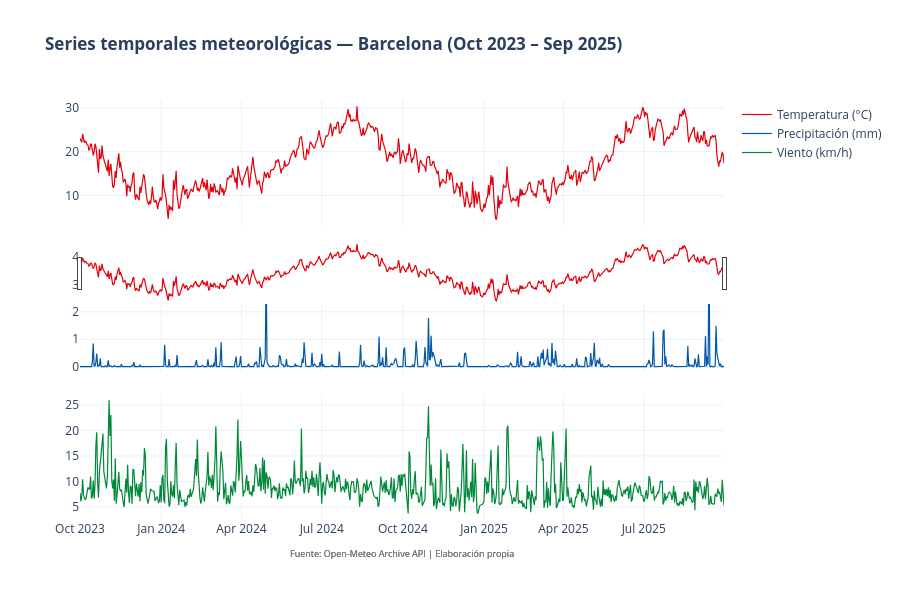

Source (notebook cell):
### Markdown cell above
---
## Sección 5 — EDA meteorología

La meteorología es uno de los predictores más robustos del uso del Bicing. Cortez-Ordoñez et al. (2024, *Heliyon*, 10, e37608) identifican la **temperatura** y la **presión atmosférica** entre las variables más influyentes para predecir la disponibilidad de bicicletas en Barcelona, con mayor importancia que la humedad relativa o el viento. Peláez-Rodríguez et al. (2024, *Expert Systems with Applications*, 238, 122264) usan precisamente la temperatura (en bins de 5°C) y la precipitación como criterios de similitud en la variable de instancias analógicas, lo que confirma la relevancia predictiva de estas variables a nivel de diseño del modelo.

### 5.1 Series temporales y distribuciones meteorológicas

### Code cell
# %% ── 5.1 Series temporales meteorológicas (Plotly interactivo) ──────────────

meteo_vars = [c for c in ["temperature_2m","precipitation","wind_speed_10m",
                            "relative_humidity_2m","surface_pressure"] if c in df.columns]

if meteo_vars:
    meteo_daily = (df.groupby(df["hora"].dt.normalize().dt.tz_localize(None))
                     [meteo_vars].mean().reset_index())
    meteo_daily.columns = ["fecha"] + meteo_vars

    n_vars = min(3, len(meteo_vars))
    vars_plot = meteo_vars[:n_vars]
    labels_es = {"temperature_2m": "Temperatura (°C)",
                 "precipitation": "Precipitación (mm)",
                 "wind_speed_10m": "Viento (km/h)",
                 "relative_humidity_2m": "Humedad relativa (%)",
                 "surface_pressure": "Presión atmosférica (hPa)"}

    fig_m = make_subplots(rows=n_vars, cols=1, shared_xaxes=True,
                          vertical_spacing=0.05,
                          subplot_titles=[labels_es.get(v, v) for v in vars_plot])
    colors_meteo = [BICING_RED, "#0057A8", "#00883A"]

    for i, var in enumerate(vars_plot):
        fig_m.add_trace(
            go.Scatter(x=meteo_daily["fecha"], y=meteo_daily[var],
                       mode="lines", name=labels_es.get(var, var),
                       line=dict(color=colors_meteo[i], width=1.2)),
            row=i+1, col=1
        )

    fig_m.update_layout(
        title="<b>Series temporales meteorológicas — Barcelona (Oct 2023 – Sep 2025)</b>",
        height=600, template="plotly_white",
        xaxis=dict(rangeslider=dict(visible=True)),
        annotations=[dict(
            x=0.5, y=-0.1, xref="paper", yref="paper",
            text="Fuente: Open-Meteo Archive API | Elaboración propia",
            showarrow=False, font=dict(size=9, color="gray")
        )]
    )
    fig_m.show()
    fig_m.write_html(str(FIGURES_DIR / "05_series_meteo.html"))

    # Histogramas + KDE por variable
    n_hist = len(meteo_vars)
    fig_hist, axes_h = plt.subplots(1, n_hist, figsize=(5*n_hist, 4))
    if n_hist == 1: axes_h = [axes_h]

    for ax, var in zip(axes_h, meteo_vars):
        data_v = df[var].dropna()
        ax.hist(data_v, bins=50, color=BICING_RED, alpha=0.6, density=True, edgecolor="white")
        kde_x = np.linspace(data_v.min(), data_v.max(), 200)
        kde = stats.gaussian_kde(data_v.sample(min(10000, len(data_v)), random_state=42))
        ax.plot(kde_x, kde(kde_x), color="navy", linewidth=2)
        ax.set_title(labels_es.get(var, var), fontweight="bold")
        ax.set_xlabel(var)
        ax.set_ylabel("Densidad")

    plt.tight_layout()
    save_figure(fig_hist, "05_histogramas_meteo.png")
    plt.show()
else:
    print("⚠ Variables meteorológicas no disponibles en el dataset.")

### Figure 1 — Plotly figure (JSON) as saved in the notebook; plotly's stock layout.template omitted (floating-point values rounded to 4 significant figures; data arrays with more than 128 entries replaced by an {"elided": "..."} marker saying what was removed)
{"data": [{"line": {"color": "#E3000B", "width": 1.2}, "mode": "lines", "name": "Temperatura (°C)", "x": {"elided": "731 str values"}, "y": {"elided": "731 float values"}, "type": "scatter", "xaxis": "x", "yaxis": "y"}, {"line": {"color": "#0057A8", "width": 1.2}, "mode": "lines", "name": "Precipitación (mm)", "x": {"elided": "731 str values"}, "y": {"elided": "731 float values"}, "type": "scatter", "xaxis": "x2", "yaxis": "y2"}, {"line": {"color": "#00883A", "width": 1.2}, "mode": "lines", "name": "Viento (km/h)", "x": {"elided": "731 str values"}, "y": {"elided": "731 float values"}, "type": "scatter", "xaxis": "x3", "yaxis": "y3"}], "layout": {"xaxis": {"anchor": "y", "domain": [0.0, 1.0], "matches": "x3", "showticklabels": false, "rangeslider": {"visible": true}}, "yaxis": {"anchor": "x", "domain": [0.7, 1.0]}, "xaxis2": {"anchor": "y2", "domain": [0.0, 1.0], "matches": "x3", "showticklabels": false}, "yaxis2": {"anchor": "x2", "domain": [0.35, 0.65]}, "xaxis3": {"anchor": "y3", "domain": [0.0, 1.0]}, "yaxis3": {"anchor": "x3", "domain": [0.0, 0.3]}, "annotations": [{"font": {"size": 9, "color": "gray"}, "showarrow": false, "text": "Fuente: Open-Meteo Archive API | Elaboración propia", "x": 0.5, "xanchor": "center", "xref": "paper", "y": -0.1, "yanchor": "bottom", "yref": "paper"}, {"font": {"size": 9, "color": "gray"}, "showarrow": false, "text": "Fuente: Open-Meteo Archive API | Elaboración propia", "x": 0.5, "xanchor": "center", "xref": "paper", "y": -0.1, "yanchor": "bottom", "yref": "paper"}, {"font": {"size": 9, "color": "gray"}, "showarrow": false, "text": "Fuente: Open-Meteo Archive API | Elaboración propia", "x": 0.5, "xanchor": "center", "xref": "paper", "y": -0.1, "yanchor": "bottom", "yref": "paper"}], "title": {"text": "<b>Series temporales meteorológicas — Barcelona (Oct 2023 – Sep 2025)</b>"}, "height": 600}}
